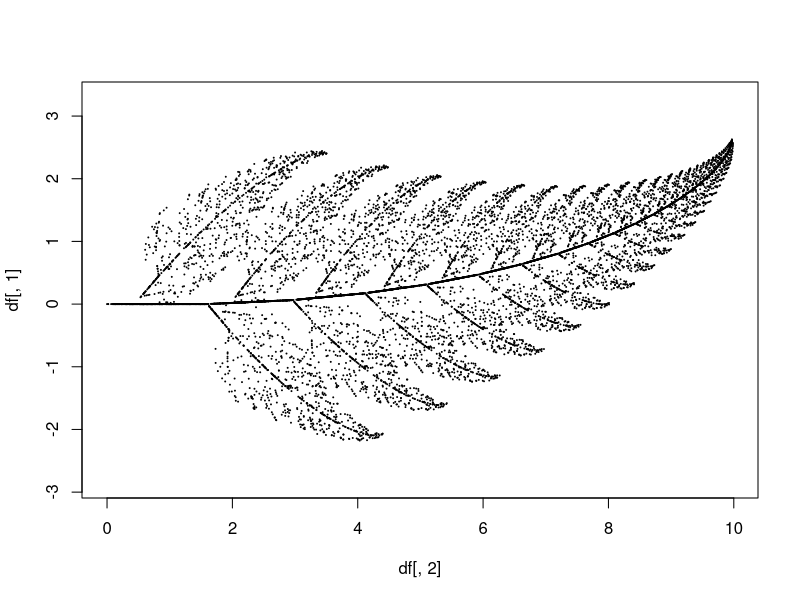

Write the R code that produced this figure.
rm(list = ls())

iter = 10000
p = runif(iter)
coord = matrix(c(0, 0), ncol = 1)
df = rbind(data.frame(), t(coord))
dis = c(0.05, 0.81, 0.07)
for (i in 1:iter) {
        if (p[i] <= dis[1]) {
                m = matrix(c(0, 0, 0, 0.16), nrow = 2, ncol = 2)
                const = matrix(c(0, 0), ncol = 1)
        } else if (p[i] > dis[1] && p[i] <= dis[1] + dis[2]) {
                m = matrix(c(0.85, -0.04, 0.04, 0.85), nrow = 2, ncol = 2)
                const = matrix(c(0, 1.6), ncol = 1)
        } else if (p[i] > dis[1] + dis[2] && p[i] <= sum(dis)) {
                m = matrix(c(0.2, 0.23, -0.26, 0.22), nrow = 2, ncol = 2)
                const = matrix(c(0, 1.6), ncol = 1)
        } else {
                m = matrix(c(-0.15, 0.26, 0.28, 0.24), nrow = 2, ncol = 2)
                const = matrix(c(0, 0.44), ncol = 1)
        }
        coord = m %*% coord + const
        df = rbind(df, t(coord))
}

plot(x = df[, 2], y = df[, 1], plt = c(0, 10, -5, 5), cex = 0.1, asp = 1)
